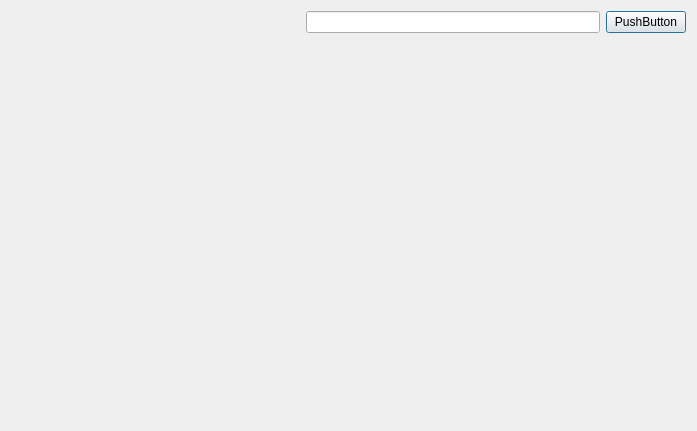
<?xml version="1.0" encoding="UTF-8"?>
<ui version="4.0">
 <class>AddSongDialog</class>
 <widget class="QDialog" name="AddSongDialog">
  <property name="geometry">
   <rect>
    <x>0</x>
    <y>0</y>
    <width>697</width>
    <height>431</height>
   </rect>
  </property>
  <property name="windowTitle">
   <string>选择歌曲</string>
  </property>
  <property name="windowIcon">
   <iconset resource="resources.qrc">
    <normaloff>:/Resources/img/logo.ico</normaloff>:/Resources/img/logo.ico</iconset>
  </property>
  <layout class="QHBoxLayout" name="horizontalLayout_2">
   <item>
    <layout class="QVBoxLayout" name="verticalLayout">
     <item>
      <layout class="QHBoxLayout" name="horizontalLayout">
       <item>
        <spacer name="horizontalSpacer">
         <property name="orientation">
          <enum>Qt::Horizontal</enum>
         </property>
         <property name="sizeHint" stdset="0">
          <size>
           <width>40</width>
           <height>20</height>
          </size>
         </property>
        </spacer>
       </item>
       <item>
        <widget class="QLineEdit" name="lineEdit"/>
       </item>
       <item>
        <widget class="QPushButton" name="pushButton">
         <property name="text">
          <string>PushButton</string>
         </property>
        </widget>
       </item>
      </layout>
     </item>
     <item>
      <widget class="TableView" name="widget_tableView" native="true"/>
     </item>
    </layout>
   </item>
  </layout>
 </widget>
 <customwidgets>
  <customwidget>
   <class>TableView</class>
   <extends>QWidget</extends>
   <header location="global">tablemodel.h</header>
   <container>1</container>
  </customwidget>
 </customwidgets>
 <resources>
  <include location="resources.qrc"/>
 </resources>
 <connections/>
</ui>
